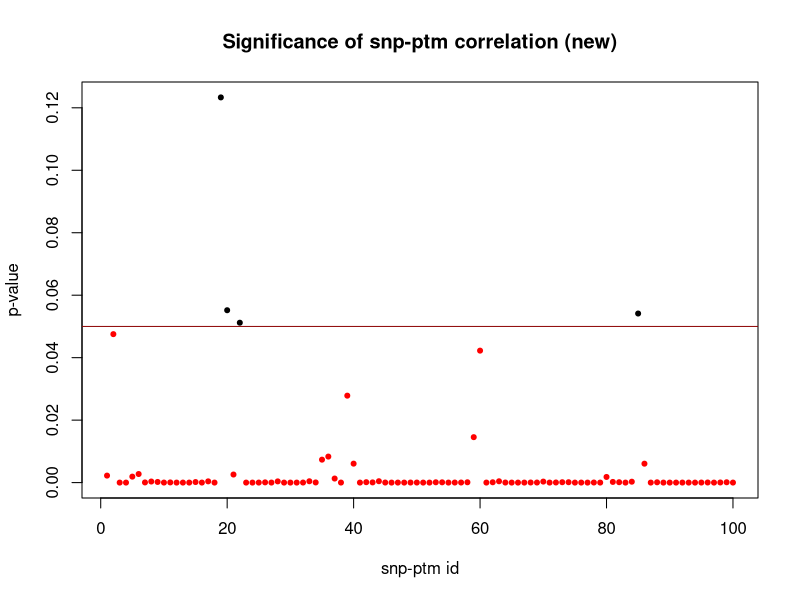
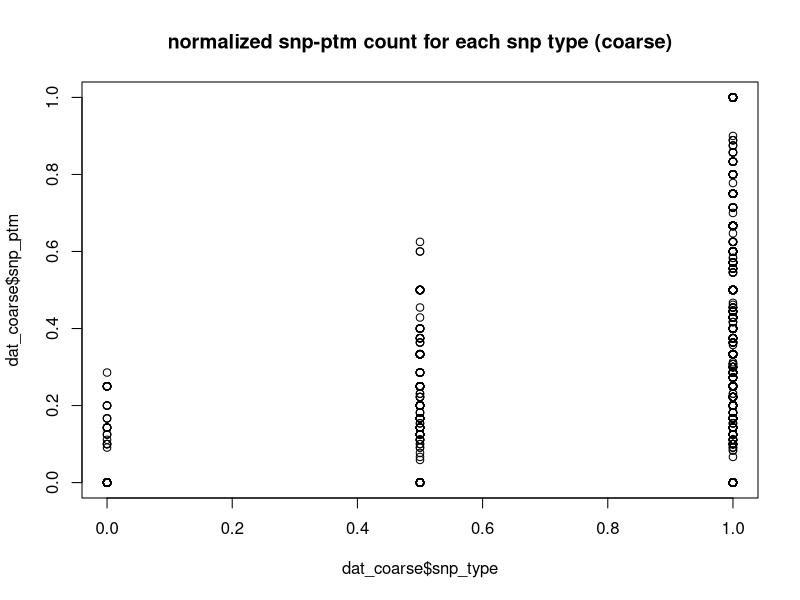
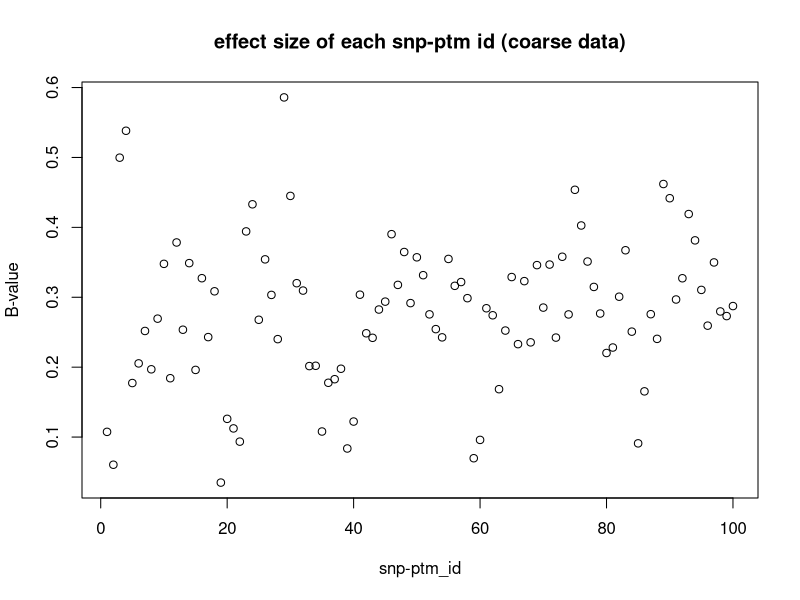
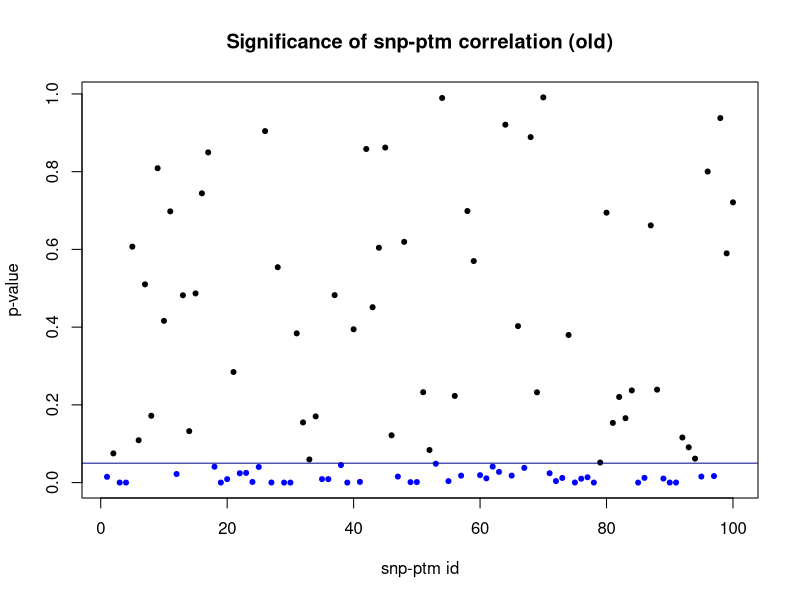
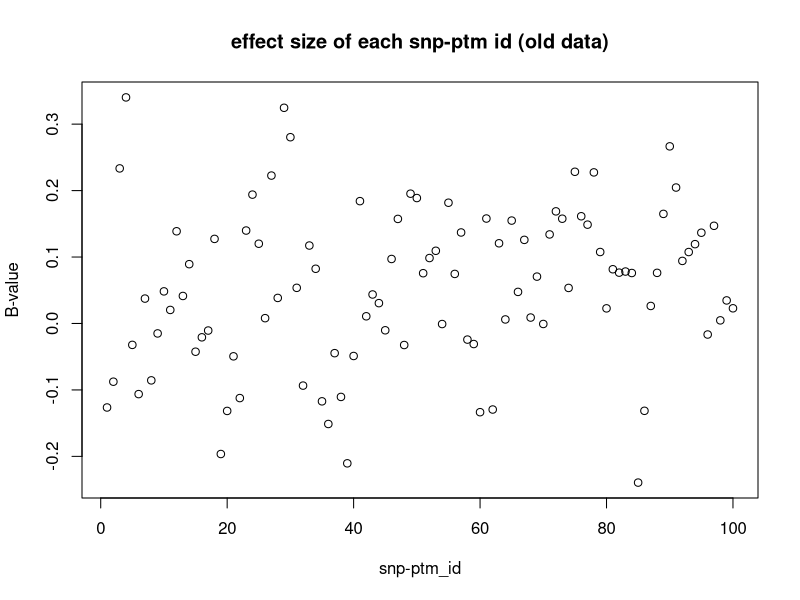

Generate these figures, in order, with R:
library(purrr)
library(MASS)
set.seed(24601)
library(tidyverse)


patient_count <- 50
id_count <- 100

lambda_ <- rep(sample(2:8, size = id_count, replace = TRUE), patient_count)

#probability of SNP
p <- rep(rnorm(id_count, 0.4, 0.2), patient_count)
p <- pmax(pmin(1, p), 0)

#effect size (q+z = prob of PTM with SNP)
z <- numeric(patient_count*id_count)
for (i in seq_len(patient_count)) {
  z[((i-1)*id_count + 1):(i*id_count)] <- rep(sample(c(-0.2, 0, 0.2),
    size = id_count, replace = TRUE, prob = c(0.15, 0.7, 0.15)), each = id_count)
}

#probability of PTM without SNP
q <- rep(rnorm(id_count, 0.3, 0.15), patient_count) # prob of getting PTM w/o SNP
q <- pmax(pmin(1, q), 0.2)

#peptide count
n = rpois(patient_count*id_count, lambda = lambda_)
n = replace(n, n==0, 1)

#peptide with SNP count
x = numeric(patient_count*id_count)
for (sampcnt in 1:(patient_count*id_count)) {
  x[sampcnt] = min(n[sampcnt], sample(c(0, 0.5, 1), size = 1, replace = TRUE,
    prob = c((1-p[sampcnt])^2, p[sampcnt]^2, max(1-((1-p[sampcnt])^2 + p[sampcnt]^2), 0))))
}
x[x == 1] <- n[x == 1]
x[x == 0.5] <- rbinom(length(x[x == 0.5]), n[x == 0.5], 0.5)

#peptide with PTM count
y1 = rbinom(patient_count*id_count, x, q+z) #with SNP
y2 = rbinom(patient_count*id_count, n-x, q) #without SNP

#x expanded as series of 1s (snp) and 0s (no snp) for new data table
snp_var <- numeric(0)
for (i in 1:(patient_count*id_count)) {
  snp_var <- c(snp_var, rep(1, x[i]), rep(0, n[i] - x[i]))
}

#expanded ptm count (y1 + y2) as 1s (ptm) and 0s (no ptm) for new data table
ptm_var <- numeric(0)
for (i in 1:(patient_count*id_count)) {
  ptm_var <- c(ptm_var, rep(1, y1[i] + y2[i]), rep(0, n[i] - (y1[i] + y2[i])))
}


# Convert the data to matrix form, this is the original form
dat = data.frame(patient=rep(1:patient_count,id_count),
                 snp_ptm_id=rep(1:id_count,each=patient_count), peptide=n,
                 snp=x,non_snp=n-x,snp_ptm=y1,non_snp_ptm=y2,effect_size=z)
dat = as_tibble(dat)
print(dat, n = 100)

#original form expanded out by number of peptides
new_dat = data.frame(patient=rep(rep(1:patient_count, id_count), n), 
                 snp_ptm_id=rep(rep(1:id_count,each=patient_count), n),
                 snp=snp_var, ptm=ptm_var,effect_size=rep(z, n))
new_dat = as_tibble(new_dat)
print(new_dat, n = 100)

# Convert to a coarser form
dat_coarse = dat
dat_coarse$snp_type = dat_coarse$snp/dat_coarse$peptide
dat_coarse$snp_type[dat_coarse$snp_type<0.33] = 0
dat_coarse$snp_type[dat_coarse$snp_type>0.66] = 1
dat_coarse$snp_type[(dat_coarse$snp_type != 0) & (dat_coarse$snp_type != 1)] = 0.5
dat_coarse$effect_size = dat_coarse$effect_size
dat_coarse = dat_coarse %>% select(patient, snp_ptm_id, peptide, snp_type, snp_ptm, effect_size)

dat_coarse$snp_ptm <- dat_coarse$snp_ptm / dat_coarse$peptide

print(dat_coarse, n = 100)


#coarse data linear regression model
coarse_lm_b <- numeric(id_count)
coarse_lm_pval <- numeric(id_count)

for (idc in 1:id_count) {
  coarse_lm <- lm(snp_ptm[(1+(patient_count*(idc-1))):(patient_count*idc)]
    ~ snp_type[(1+(patient_count*(idc-1))):(patient_count*idc)], data = dat_coarse)
  coarse_lm_pval[idc] <- summary(coarse_lm)$coefficients[2,4]
  coarse_lm_b[idc] <- coef(coarse_lm)[2]
}

#coarse data snp-ptm ID vs p-value plot
sig_col <- ifelse(coarse_lm_pval < 0.05, "red", "black")
plot(seq_len(id_count), coarse_lm_pval, main = "Significance of snp-ptm correlation (new)",
     xlab = "snp-ptm id", ylab = "p-value", pch = 20, col = sig_col)
abline(h = 0.05, col = "red4")

#coarse data plots (snp-type vs normalized ptm count and id vs bvalue)
plot(dat_coarse$snp_type, dat_coarse$snp_ptm, main = "normalized snp-ptm count for each snp type (coarse)")
plot(1:100, coarse_lm_b, main = "effect size of each snp-ptm id (coarse data)", xlab = "snp-ptm_id", ylab = "B-value")


#old data linear regression model
old_lm_b <- numeric(id_count)
old_lm_pval <- numeric(id_count)

for (idc in 1:id_count) {
  old_lm <- lm(ptm[sum(n[0:(patient_count*(idc-1))]):sum(n[0:(patient_count*idc)])]
    ~ snp[sum(n[0:(patient_count*(idc-1))]):sum(n[0:(patient_count*idc)])], data = new_dat)
  old_lm_pval[idc] <- summary(old_lm)$coefficients[2,4]
  old_lm_b[idc] <- coef(old_lm)[2]
}

#old data snp-ptm ID vs p-value plot
sig_col_2 <- ifelse(old_lm_pval < 0.05, "blue", "black")
plot(seq_len(id_count), old_lm_pval, main = "Significance of snp-ptm correlation (old)",
     xlab = "snp-ptm id", ylab = "p-value", pch = 20, col = sig_col_2)
abline(h = 0.05, col = "blue4")

#old data plots (id vs bvalue)
plot(1:100, old_lm_b, main = "effect size of each snp-ptm id (old data)", xlab = "snp-ptm_id", ylab = "B-value")
